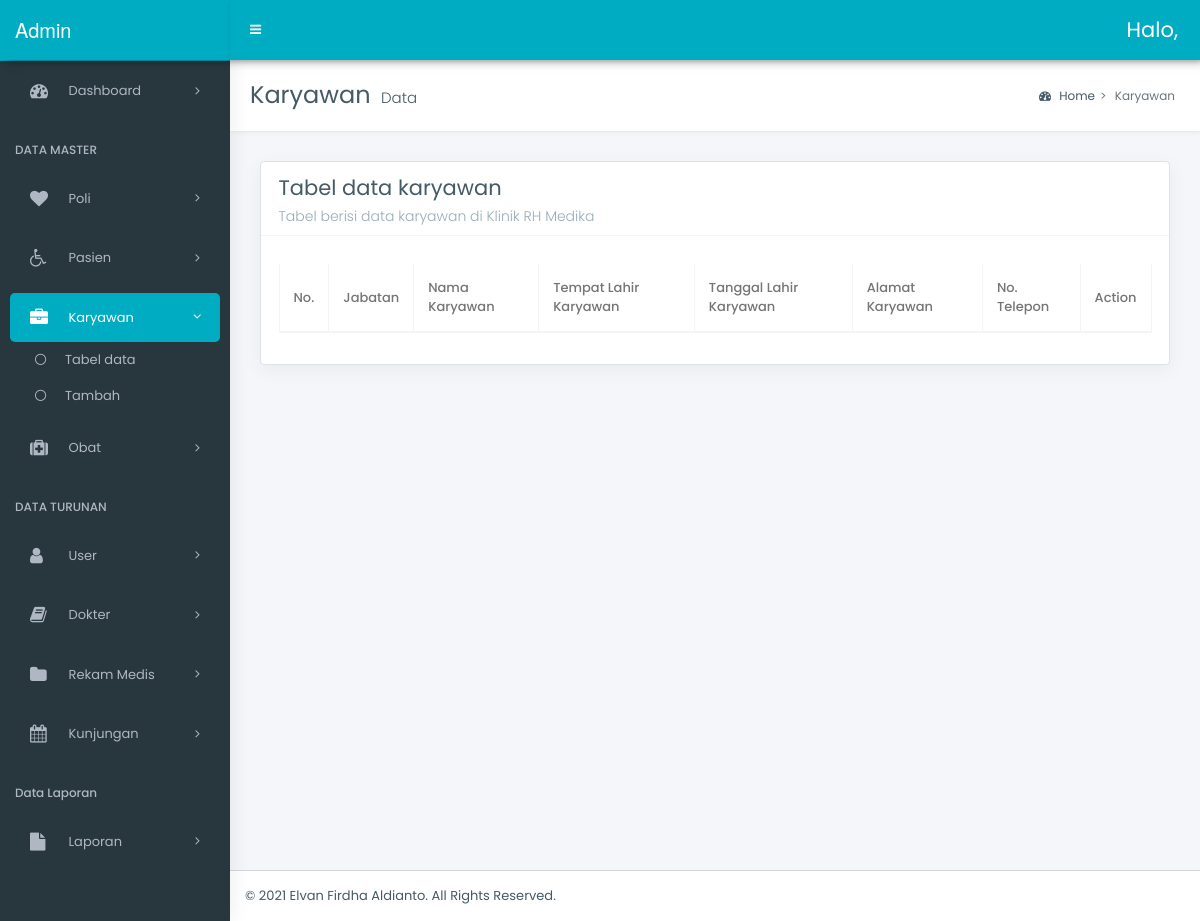
/admin/karyawan/data.php, run on an earlier commit of the app's database.
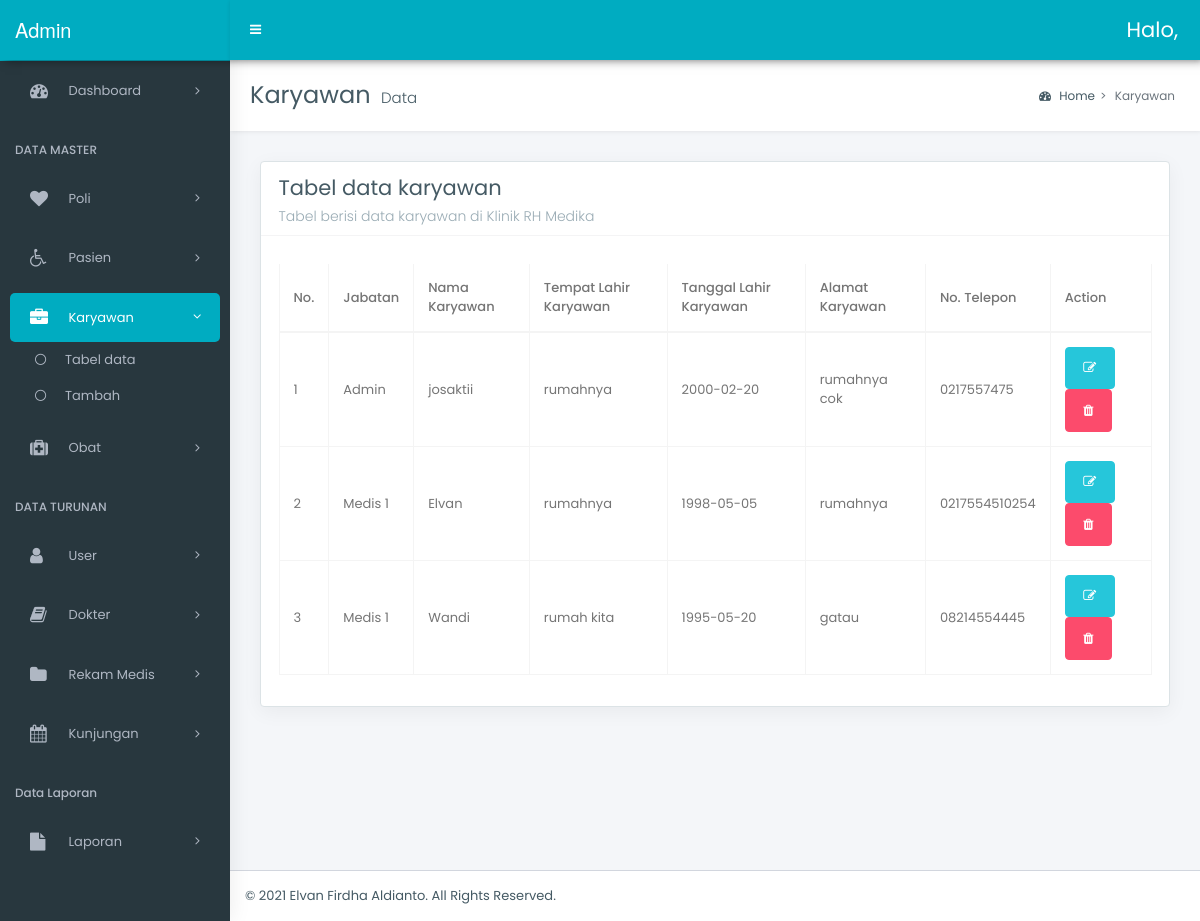
And on a later commit of the database.
### tables this page shows
CREATE TABLE `karyawan` (
  `id_karyawan` int(11) NOT NULL,
  `jabatan` enum('1','2','3','4') NOT NULL,
  `nm_karyawan` varchar(50) NOT NULL,
  `tempat_lahirk` varchar(30) NOT NULL,
  `tgl_lahirk` date NOT NULL,
  `alamatk` text NOT NULL,
  `telp_karyawan` varchar(13) NOT NULL
);

### admin/karyawan/data.php (the view, shortened to what the changed rows need)
<?php require_once '../../config/connect.php'; ?>
<!DOCTYPE html>
<html lang="en">
<head>
    <link rel="stylesheet" href="../../style/bootstrap.min.css">
    <link rel="stylesheet" href="../../style/bootstrap-extend.css">
    <link rel="stylesheet" href="../../style/master_style.css">
    <link rel="stylesheet" href="../../style/_all-skins.css">
    <link rel="stylesheet" href="../../assets/datatable/datatables.min.css">
</head>
<body class="hold-transition skin-green sidebar-mini">
    <div class="wrapper">
        <div class="content-wrapper">
            <section class="content-header">
                <h1>
                    Karyawan
                    <small>Data</small>
                </h1>
            </section>
            <section class="content">
                <div class="row">
                    <div class="col-12">
                        <div class="box">
                            <div class="box-body">
                                <div class="table-responsive">
                                    <table id="example6" class="table table-bordered table-hover display nowrap margin-top-10 w-p100">
                                        <thead>
                                            <tr>
                                                <th>No.</th>
                                                <th>Jabatan</th>
                                                <th>Nama Karyawan</th>
                                                <th>Tempat Lahir Karyawan</th>
                                                <th>Tanggal Lahir Karyawan</th>
                                                <th>Alamat Karyawan</th>
                                                <th>No. Telepon</th>
                                                <th>Action</th>
                                            </tr>
                                        </thead>
                                        <tbody>
                                            <?php
                                            $q = $connect->query("SELECT * FROM karyawan");
                                            $no = 1;
                                            foreach ($q as $du) :
                                            ?>
                                                <tr>
                                                    <td><?= $no ?></td>
                                                    <td>
                                                        <?php
                                                        if ($du['jabatan'] == 1) {
                                                            echo 'Admin';
                                                        } elseif ($du['jabatan'] == 2) {
                                                            echo 'Medis 1';
                                                        } elseif ($du['jabatan'] == 3) {
                                                            echo 'Auditor BPJS';
                                                        } elseif ($du['jabatan'] == 4) {
                                                            echo 'Auditor Inhealth/Buma';
                                                        }
                                                        ?>
                                                    </td>
                                                    <td><?= $du['nm_karyawan'] ?></td>
                                                    <td><?= $du['tempat_lahirk'] ?></td>
                                                    <td><?= $du['tgl_lahirk'] ?></td>
                                                    <td><?= $du['alamatk'] ?></td>
                                                    <td><?= $du['telp_karyawan'] ?></td>
                                                    <td>
                                                        <div class="input-group">
                                                            <a href="edit.php?id=<?= $du['id_karyawan'] ?>" class="btn btn-success fa fa-edit"></a>
                                                            <a href="hapus.php?id=<?= $du['id_karyawan'] ?>" onclick="return confirm('Anda yakin akan menghapus data ini?')" class="btn btn-danger fa fa-trash"></a>
                                                        </div>
                                                    </td>
                                                </tr>
                                            <?php
                                                $no++;
                                            endforeach; ?>
                                        </tbody>
                                    </table>
                                </div>
                            </div>
                        </div>
                    </div>
                </div>
            </section>
        </div>
    </div>
</body>
</html>

What changed in the data, as far as the page shows it:
added karyawan: jabatan "Admin", nm_karyawan "josaktii", tempat_lahirk "rumahnya", tgl_lahirk "2000-02-20", alamatk "rumahnya cok", telp_karyawan "0217557475"
added karyawan: jabatan "Medis 1", nm_karyawan "Elvan", tempat_lahirk "rumahnya", tgl_lahirk "1998-05-05", alamatk "rumahnya", telp_karyawan "0217554510254"
added karyawan: jabatan "Medis 1", nm_karyawan "Wandi", tempat_lahirk "rumah kita", tgl_lahirk "1995-05-20", alamatk "gatau", telp_karyawan "08214554445"
